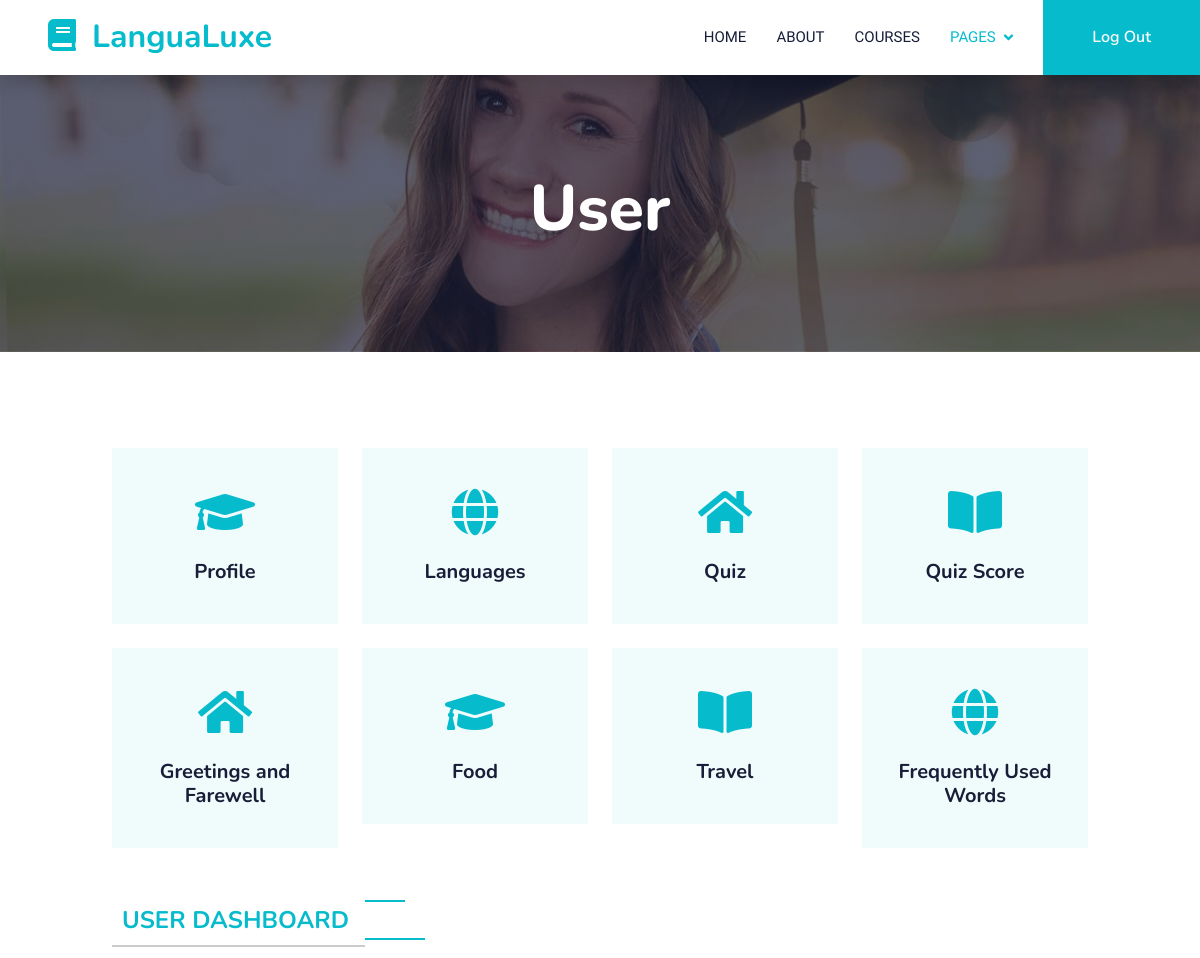
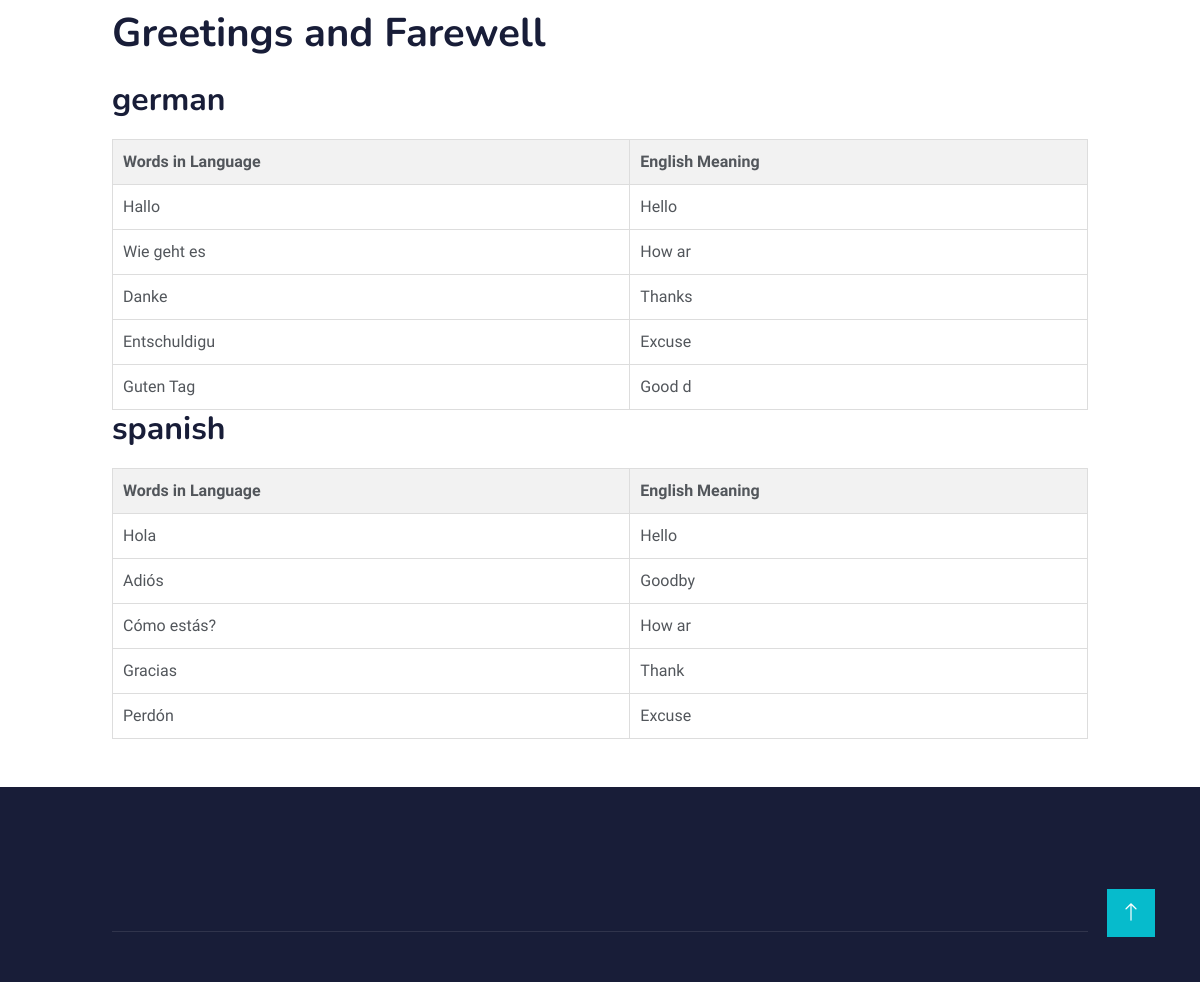
/LanguageLearning/Greetings1.php (signed in), run on the app's committed database (2 pictures, top to bottom).
### tables this page shows
CREATE TABLE language (
    `language_id` VARCHAR(6),
    `language` VARCHAR(7),
    PRIMARY KEY (`language_id`)
);

CREATE TABLE greetings_and_farewell (
    `language_id` VARCHAR(6),
    `quiz_id` VARCHAR(5),
    `words_in_language` VARCHAR(12),
    `english_meaning` VARCHAR(6),
    PRIMARY KEY (`language_id`, `quiz_id`),
    FOREIGN KEY (`language_id`) REFERENCES `language`(`language_id`) ON DELETE CASCADE
);

### LanguageLearning/Greetings1.php (the view, shortened to what this page needs)
<!DOCTYPE html>
<html lang="en">
<head>
    <link href="https://cdnjs.cloudflare.com/ajax/libs/font-awesome/5.10.0/css/all.min.css" rel="stylesheet">
    <link href="https://cdn.jsdelivr.net/npm/bootstrap-icons@1.4.1/font/bootstrap-icons.css" rel="stylesheet">
    <link href="lib/animate/animate.min.css" rel="stylesheet">
    <link href="lib/owlcarousel/assets/owl.carousel.min.css" rel="stylesheet">
    <link href="css/bootstrap.min.css" rel="stylesheet">
    <link href="css/style.css" rel="stylesheet">
    <link rel="stylesheet" type="text/css" href="admin.css">
</head>
<body>
    <nav class="navbar navbar-expand-lg bg-white navbar-light shadow sticky-top p-0">
        <a href="index.html" class="navbar-brand d-flex align-items-center px-4 px-lg-5">
            <h2 class="m-0 text-primary"><i class="fa fa-book me-3"></i>LanguaLuxe</h2>
        </a>
        <div class="collapse navbar-collapse" id="navbarCollapse">
            <div class="navbar-nav ms-auto p-4 p-lg-0">
                <a href="index.php" class="nav-item nav-link">Home</a>
                <a href="about.html" class="nav-item nav-link">About</a>
                <a href="courses.html" class="nav-item nav-link">Courses</a>
                <div class="nav-item dropdown">
                    <a href="#" class="nav-link dropdown-toggle active" data-bs-toggle="dropdown">Pages</a>
                </div>
            </div>
            <a href="logout.php" class="btn btn-primary py-4 px-lg-5 d-none d-lg-block">Log Out</a>
        </div>
    </nav>
    <div class="container-fluid bg-primary py-5 mb-5 page-header">
        <div class="container py-5">
            <div class="row justify-content-center">
                <div class="col-lg-10 text-center">
                    <h1 class="display-3 text-white animated slideInDown">User</h1>
                </div>
            </div>
        </div>
    </div>
    <div class="container-xxl py-5">
        <div class="container">
            <div class="row g-4">
                <div class="col-lg-3 col-sm-6 wow fadeInUp" data-wow-delay="0.1s">
                    <div class="service-item text-center pt-3">
                        <div class="p-4">
                            <i class="fa fa-3x fa-graduation-cap text-primary mb-4"></i>
                            <a href="Userhome.php"><h5 class="mb-3">Profile</h5></a>
                        </div>
                    </div>
                </div>
                <div class="col-lg-3 col-sm-6 wow fadeInUp" data-wow-delay="0.3s">
                    <div class="service-item text-center pt-3">
                        <div class="p-4">
                            <i class="fa fa-3x fa-globe text-primary mb-4"></i>
                            <a href="Languages1.php"><h5 class="mb-3">Languages</h5></a>
                        </div>
                    </div>
                </div>
                <div class="col-lg-3 col-sm-6 wow fadeInUp" data-wow-delay="0.5s">
                    <div class="service-item text-center pt-3">
                        <div class="p-4">
                            <i class="fa fa-3x fa-home text-primary mb-4"></i>
                            <a href="Quiz1.php"><h5 class="mb-3">Quiz</h5></a>
                        </div>
                    </div>
                </div>
                <div class="col-lg-3 col-sm-6 wow fadeInUp" data-wow-delay="0.7s">
                    <div class="service-item text-center pt-3">
                        <div class="p-4">
                            <i class="fa fa-3x fa-book-open text-primary mb-4"></i>
                            <a href="Quiz1.php"><h5 class="mb-3">Quiz Score</h5></a>
                        </div>
                    </div>
                </div>
                <div class="col-lg-3 col-sm-6 wow fadeInUp" data-wow-delay="0.5s">
                    <div class="service-item text-center pt-3">
                        <div class="p-4">
                            <i class="fa fa-3x fa-home text-primary mb-4"></i>
                            <a href="Greetings1.php"><h5 class="mb-3">Greetings and Farewell</h5></a>
                        </div>
                    </div>
                </div>
                <div class="col-lg-3 col-sm-6 wow fadeInUp" data-wow-delay="0.11s">
                    <div class="service-item text-center pt-3">
                        <div class="p-4">
                            <i class="fa fa-3x fa-graduation-cap text-primary mb-4"></i>
                            <a href="Food1.php"><h5 class="mb-3">Food</h5></a>
                        </div>
                    </div>
                </div>
                <div class="col-lg-3 col-sm-6 wow fadeInUp" data-wow-delay="0.9s">
                    <div class="service-item text-center pt-3">
                        <div class="p-4">
                            <i class="fa fa-3x fa-book-open text-primary mb-4"></i>
                            <a href="Travel.php"><h5 class="mb-3">Travel</h5></a>
                        </div>
                    </div>
                </div>
                <div class="col-lg-3 col-sm-6 wow fadeInUp" data-wow-delay="0.8s">
                    <div class="service-item text-center pt-3">
                        <div class="p-4">
                            <i class="fa fa-3x fa-globe text-primary mb-4"></i>
                            <a href="Frequent1.php"><h5 class="mb-3">Frequently Used Words</h5></a>
                        </div>
                    </div>
                </div>
            </div>
        </div>
    </div>
<?php
include("config.php");
$email = $_SESSION['email'];
$userLanguagesQuery = "SELECT l.language_id, l.language FROM user_lang ul
                    JOIN user u ON ul.userid = u.userid
                    JOIN Language l ON ul.language_id = l.language_id
                    WHERE u.email = '$email'";
$userLanguagesResult = $conn->query($userLanguagesQuery);
if ($userLanguagesResult->num_rows > 0) {
    ?>
    <div class="container">
        <h6 class="section-title bg-white text-start text-primary pe-3">User Dashboard</h6>
        <h1 class="mb-4">Greetings and Farewell</h1>
        <?php
        while ($userLanguage = $userLanguagesResult->fetch_assoc()) {
            $userLanguageID = $userLanguage['language_id'];
            $userLanguageName = $userLanguage['language'];
            $greetingsQuery = "SELECT * FROM greetings_and_farewell WHERE language_id = '$userLanguageID'";
            $greetingsResult = $conn->query($greetingsQuery);
            echo "<h2>{$userLanguageName}</h2>";
            if ($greetingsResult->num_rows > 0) {
                echo "<table>";
                echo "<tr><th>Words in Language</th><th>English Meaning</th></tr>";
                while ($row = $greetingsResult->fetch_assoc()) {
                    echo "<tr>";
                    echo "<td>{$row['words_in_language']}</td>";
                    echo "<td>{$row['english_meaning']}</td>";
                    echo "</tr>";
                }
                echo "</table>";
            } else {
                echo "<p>No greetings_and_farewell entries found for {$userLanguageName}</p>";
            }
        }
        ?>
    </div>
<?php
} else {
    echo "<div class='container'><p>User has not selected any languages.</p></div>";
}
?>
    <div class="container-fluid bg-dark text-light footer pt-5 mt-5 wow fadeIn" data-wow-delay="0.1s">
        <div class="container py-5">
            <div class="row g-5">
            </div>
        </div>
        <div class="container">
            <div class="copyright">
            </div>
        </div>
    </div>
    <a href="#" class="btn btn-lg btn-primary btn-lg-square back-to-top"><i class="bi bi-arrow-up"></i></a>
</body>
</html>

### LanguageLearning/css/style.css (style rules this page uses)
:root { --primary: #06BBCC; --light: #F0FBFC; --dark: #181d38; }
.back-to-top { position: fixed; display: none; right: 45px; bottom: 45px; z-index: 99; }
.btn { font-family: 'Nunito', sans-serif; font-weight: 600; transition: .5s; }
.btn.btn-primary, .btn.btn-secondary { color: #FFFFFF; }
.btn-lg-square { width: 48px; height: 48px; }
.btn-square, .btn-sm-square, .btn-lg-square { padding: 0; display: flex; align-items: center; justify-content: center; font-weight: normal; border-radius: 0px; }
.navbar .dropdown-toggle::after { border: none; content: "\f107"; font-family: "Font Awesome 5 Free"; font-weight: 900; vertical-align: middle; margin-left: 8px; }
.navbar-light .navbar-nav .nav-link { margin-right: 30px; padding: 25px 0; color: #FFFFFF; font-size: 15px; text-transform: uppercase; outline: none; }
.navbar-light .navbar-nav .nav-link:hover, .navbar-light .navbar-nav .nav-link.active { color: var(--primary); }
.navbar-light .navbar-brand, .navbar-light a.btn { height: 75px; }
.navbar-light .navbar-nav .nav-link { color: var(--dark); font-weight: 500; }
.navbar-light.sticky-top { top: -100px; transition: .5s; }
.page-header { background: linear-gradient(rgba(24, 29, 56, .7), rgba(24, 29, 56, .7)), url(../img/carousel-1.jpg); background-position: center center; background-repeat: no-repeat; background-size: cover; }
.section-title { position: relative; display: inline-block; text-transform: uppercase; }
.section-title::before { position: absolute; content: ""; width: calc(100% + 80px); height: 2px; top: 4px; left: -40px; background: var(--primary); z-index: -1; }
.section-title::after { position: absolute; content: ""; width: calc(100% + 120px); height: 2px; bottom: 5px; left: -60px; background: var(--primary); z-index: -1; }
.section-title.text-start::before { width: calc(100% + 40px); left: 0; }
.section-title.text-start::after { width: calc(100% + 60px); left: 0; }
.service-item { background: var(--light); transition: .5s; }
.service-item * { transition: .5s; }
.footer .copyright { padding: 25px 0; font-size: 15px; border-top: 1px solid rgba(256, 256, 256, .1); }

### LanguageLearning/admin.css (style rules this page uses)
.container { max-width: 1000px; margin: 0 auto; }
.section-title { padding: 10px; margin-bottom: 20px; font-size: 24px; font-weight: bold; border-bottom: 2px solid #ccc; }
table { width: 100%; border-collapse: collapse; margin-top: 20px; }
table th, table td { border: 1px solid #ddd; padding: 10px; text-align: left; }
table th { background-color: #f2f2f2; }
.mb-4 { margin-bottom: 20px; }

### data on the page
language: language "german"
greetings_and_farewell: words_in_language "Hallo", english_meaning "Hello"
greetings_and_farewell: words_in_language "Wie geht es", english_meaning "How ar"
greetings_and_farewell: words_in_language "Danke", english_meaning "Thanks"
greetings_and_farewell: words_in_language "Entschuldigu", english_meaning "Excuse"
greetings_and_farewell: words_in_language "Guten Tag", english_meaning "Good d"
language: language "spanish"
greetings_and_farewell: words_in_language "Hola", english_meaning "Hello"
greetings_and_farewell: words_in_language "Adiós", english_meaning "Goodby"
greetings_and_farewell: words_in_language "Cómo estás?", english_meaning "How ar"
greetings_and_farewell: words_in_language "Gracias", english_meaning "Thank"
greetings_and_farewell: words_in_language "Perdón", english_meaning "Excuse"
